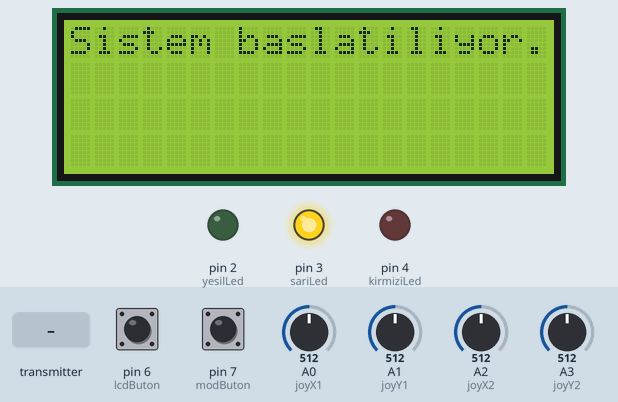
Bench run of a sketch on a simulated Arduino Uno, built with avr-gcc and run on an emulated ATmega328P. Shown: 20×4 character LCD, output pins drawn as LEDs (lit = HIGH). Dashed ring = blinking. Inputs (shaded band) come from the test bench; at power-on: pin 6 (lcdButon) HIGH, pin 7 (modButon) HIGH, A0 (joyX1) = 512, A1 (joyY1) = 512, A2 (joyX2) = 512, A3 (joyY2) = 512. No radio packets arrive unless stated.

Above: at 0.1 s.
2.3 s: the transmitter starts sending sicaklik = 0
At 4.2 s:
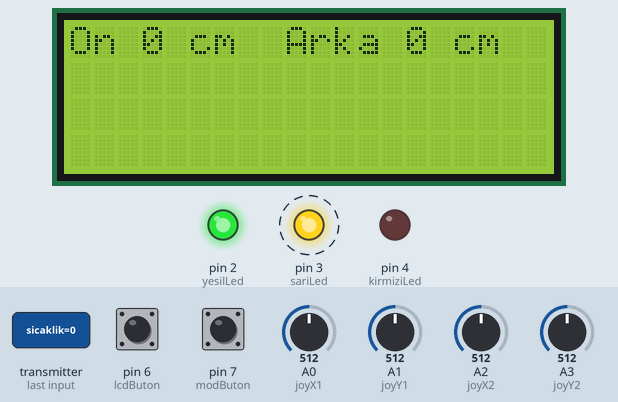
5.3 s: pin 6 (lcdButon) pulled LOW for 1 s
At 5.52 s:
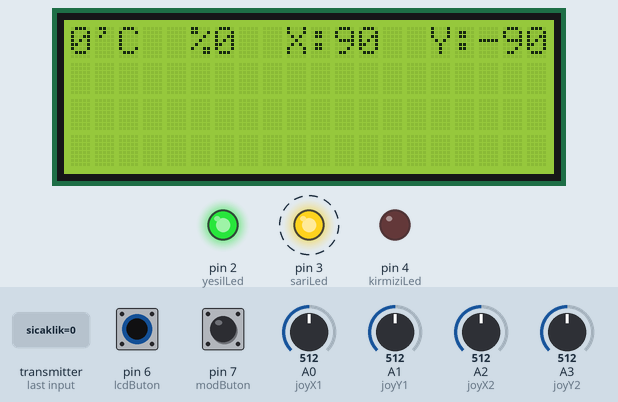
9.3 s: pin 6 (lcdButon) pulled LOW for 3.2 s
15.5 s: pin 6 (lcdButon) pulled LOW for 0.15 s
18.6 s: pin 6 (lcdButon) pulled LOW for 1 s
At 20.4 s:
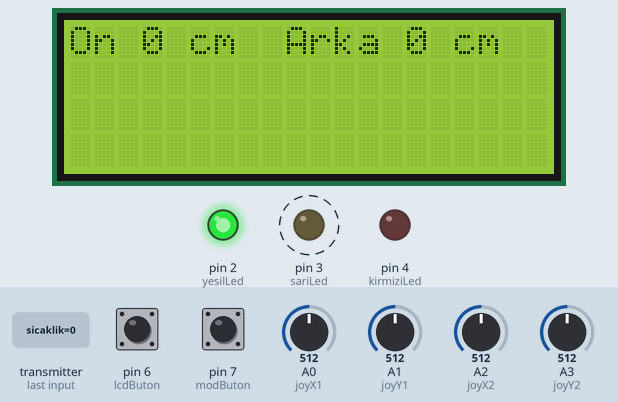
22.6 s: pin 6 (lcdButon) pulled LOW for 0.15 s
At 23.0 s:
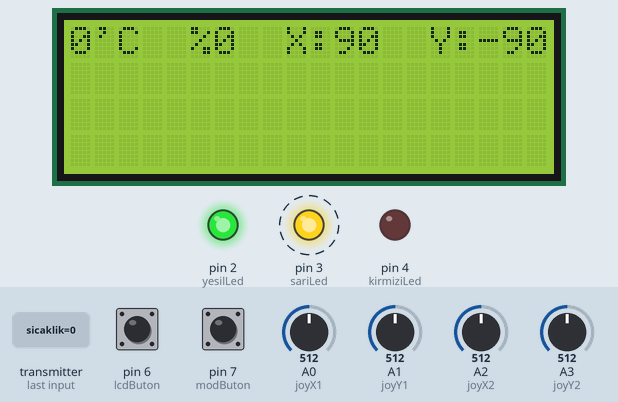
Timing chart, 0 to 26.7 s (numbered marks = the images above; inputs shaded):
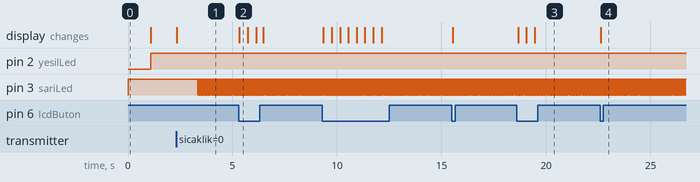

Measured:
- after the input at 2.3 s, pin 3 (sariLed): alternates HIGH for 0.03 s and LOW for 0.02 s, starting after 1.0 s; the display: changes at once (image 1)
- after the input at 5.3 s, the display: changes at once (image 2)
- after the input at 18.6 s, the display: changes after 0.06 s (image 3)
- after the input at 22.6 s, the display: changes at once (image 4)

The sketch:

Controller.ino
```cpp
#include <SPI.h>
#include <nRF24L01.h>
#include <RF24.h>  // ce 9 csn 10 sck 13 mosi 11 miso 12
#include <Wire.h>
#include <LiquidCrystal_I2C.h>  //Sda pin a4 Scl pin a5

#define joyX1 A0
#define joyX2 A2
#define joyY1 A1
#define joyY2 A3
#define modButon 7
#define lcdButon 6
#define yesilLed 2
#define sariLed 3
#define kirmiziLed 4
const byte adres[][6]={"00001", "00002"};  //Alıcı kanalı ve verici kanalı için 2 farklı adres

RF24 radio(9,10);
boolean durum=1;
boolean lcdMod=1;

unsigned long lastReceiveTime = 0;
unsigned long currentTime = 0;

struct Sinyal{
  byte sicaklik;
  byte nem;
  byte egimX;
  byte egimY;
  byte gaz;
  byte yakinlikOn;
  byte yakinlikArka;
  byte yakinlikSol;
  byte yakinlikSag;
  byte mesafeOn;
  byte mesafeArka;
  byte jX1;
  byte jX2;
  byte jY1;
  byte jY2;
  byte mod;
}data;


LiquidCrystal_I2C lcd = LiquidCrystal_I2C(0x27, 20, 4);

void carpisma(){   // Olası çarpışma durumları için uyarıları gösteren fonksiyon. (Platform üzerindeki fonksiyon gerekli aksiyonları alacak.)
  if(data.yakinlikOn==1){
      lcd.clear();
      lcd.setCursor(0,0);
      lcd.println("Yakinlik uyarisi");
      lcd.println(data.mesafeOn);
      lcd.println("Geri gidiniz");
     }else if(data.yakinlikArka==1){
      lcd.clear();
      lcd.setCursor(0,0);
      lcd.println("Yakinlik uyarisi");
      lcd.println(data.mesafeArka);
      lcd.println("İleri gidiniz");
     }if(data.yakinlikSol==1 && data.yakinlikSag==1){
      lcd.clear();
      lcd.println("Buradan gecemez");
     }if(data.yakinlikSol==1 && data.yakinlikSag==0){
      lcd.clear();
      lcd.println("Saga ilerleyin");
     }if(data.yakinlikSol==0 && data.yakinlikSag==1){
      lcd.clear();
      lcd.println("Sola ilerleyin");
     }
}


void setup() {
  pinMode(modButon,INPUT_PULLUP);
  pinMode(yesilLed,OUTPUT);
  pinMode(kirmiziLed,OUTPUT);
  pinMode(sariLed,OUTPUT);
  pinMode(lcdButon,INPUT_PULLUP);

  digitalWrite(sariLed,HIGH);
  digitalWrite(kirmiziLed,LOW);
  digitalWrite(yesilLed,LOW);

  durum=0;
  lcdMod=0;
  radio.begin();
  radio.openWritingPipe(adres[1]);    // Veri yazma kanalı
  radio.openReadingPipe(1,adres[0]);  // Veri okuma kanalı
  radio.setAutoAck(false);

  radio.setPALevel(RF24_PA_MIN);      //Sinyal güç ayarı. Min - Max // Low - High olarak ayarlanabilir

  lcd.init(); // LCD ekranın hazırlanması. Cursorun başa alınması ve sistem başlatılıyor ekranı
  lcd.backlight();
  lcd.setCursor(0,0);
  lcd.print("Sistem baslatiliyor.");
  delay(1000);
  lcd.clear();

  //Default kontrol değerlerinin atanması
  data.jX1=127;
  data.jX2=127;
  data.jY1=127;
  data.jY2=127;
  data.mod=0;
}

void loop() {
  digitalWrite(sariLed,HIGH);
  delay(5);
  radio.stopListening();                    // Veri gönderme moduna geçişi sağlıyor. (Transmitter)
  if(durum==1){                              // Motorların kontrol edilmesi durumu
    digitalWrite(yesilLed,LOW);
    digitalWrite(kirmiziLed,HIGH);
  }else{                                    // Kolun kontrol edilmesi durumu
    digitalWrite(kirmiziLed,LOW);
    digitalWrite(yesilLed,HIGH);
  }

  data.jX1 = map(analogRead(joyX1), 0, 1023, 0, 255);   // Joysticklerden okunan değerlerin -90 / +90 aralığına çevrilmesi. Joystick aşağı
  data.jX2 = map(analogRead(joyX2), 0, 1023, 0, 255);   // itildiğinde geri, ileri itildiğinde ileri hareketi sağlamak için -+90 aralığına
  data.jY1 = map(analogRead(joyY1), 0, 1023, 0, 255);   // çevirdik.
  data.jY2 = map(analogRead(joyY2), 0, 1023, 0, 255);

  if(digitalRead(modButon)==0){  // Eğer tuşa basıldı ise mod değişimi. INPUT_PULLUP kullanıldığı için 0'a göre işlem yapılmalı.
    durum=!durum;
    data.mod=durum;
  }
  radio.write(&data,sizeof(Sinyal)); //Veri paketinin gönderilmesi
  delay(5);

  radio.startListening();                   // Veri okuma moduna geçişi sağlıyor. (Receiver)
  while(!radio.available()){                // Veri gürültüsünü önlemek için sadece radio aktarımı varken dinliyor.
    radio.read(&data,sizeof(Sinyal));   // Gelen veri paketi okunuyor
    lastReceiveTime = millis();
  }
  currentTime = millis();
  if(currentTime - lastReceiveTime > 1000){
    lcd.clear();
    lcd.setCursor(0,0);
    lcd.println("!!BAGLANTI KOPTU!!");
    digitalWrite(sariLed,LOW);
  }
    if(digitalRead(lcdButon)==0){  //Eğer butona basıldı ise LCD mod değişimi
      lcdMod=!lcdMod;
   }
  if(lcdMod==1){               //LCD birincil modu
    lcd.clear();
    lcd.setCursor(0,0);
    lcd.print(data.sicaklik);
    lcd.print("'C  %");
    lcd.println(data.nem);
    lcd.print("X:");
    lcd.print(map(data.egimX,255,0,-90,90));
    lcd.print("  Y:");
    lcd.print(map(data.egimY,0,255,-90,90));
    carpisma();               //Uyarı fonksiyonu

  }if(lcdMod==0){             // LCD ikincil modu
    lcd.clear();
    lcd.setCursor(0,0);
    lcd.print("On ");
    lcd.print(data.mesafeOn);
    lcd.println(" cm");
    lcd.print("Arka ");
    lcd.print(data.mesafeArka);
    lcd.println(" cm");
    carpisma();               //Uyarı fonksiyonu
    }

  }
```
